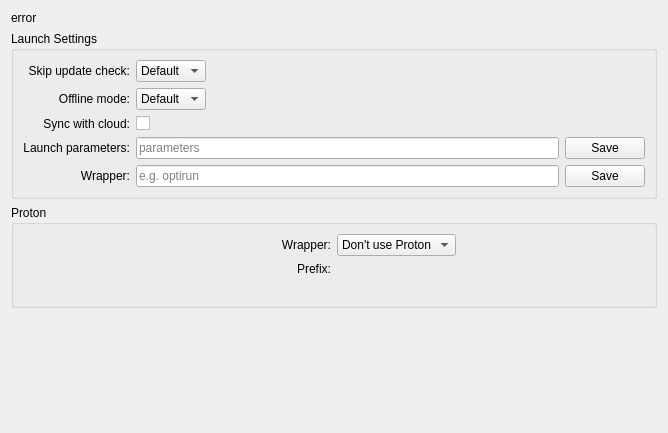
<?xml version="1.0" encoding="UTF-8"?>
<ui version="4.0">
 <class>GameSettings</class>
 <widget class="QWidget" name="GameSettings">
  <property name="geometry">
   <rect>
    <x>0</x>
    <y>0</y>
    <width>668</width>
    <height>433</height>
   </rect>
  </property>
  <property name="windowTitle">
   <string>Game Settings</string>
  </property>
  <layout class="QVBoxLayout" name="game_settings_layout">
   <item>
    <widget class="QLabel" name="title">
     <property name="text">
      <string notr="true">error</string>
     </property>
     <property name="textInteractionFlags">
      <set>Qt::LinksAccessibleByMouse|Qt::TextSelectableByMouse</set>
     </property>
    </widget>
   </item>
   <item>
    <widget class="QGroupBox" name="launch_settings_groupbox">
     <property name="title">
      <string>Launch Settings</string>
     </property>
     <layout class="QGridLayout" name="launch_settings_layout">
      <item row="3" column="0">
       <widget class="QLabel" name="launch_params_label">
        <property name="text">
         <string>Launch parameters:</string>
        </property>
        <property name="alignment">
         <set>Qt::AlignRight|Qt::AlignTrailing|Qt::AlignVCenter</set>
        </property>
       </widget>
      </item>
      <item row="0" column="1" alignment="Qt::AlignLeft">
       <widget class="QComboBox" name="skip_update">
        <item>
         <property name="text">
          <string>Default</string>
         </property>
        </item>
        <item>
         <property name="text">
          <string>Yes</string>
         </property>
        </item>
        <item>
         <property name="text">
          <string>No</string>
         </property>
        </item>
       </widget>
      </item>
      <item row="0" column="0">
       <widget class="QLabel" name="skip_update_label">
        <property name="text">
         <string>Skip update check:</string>
        </property>
        <property name="alignment">
         <set>Qt::AlignRight|Qt::AlignTrailing|Qt::AlignVCenter</set>
        </property>
       </widget>
      </item>
      <item row="1" column="0">
       <widget class="QLabel" name="offline_label">
        <property name="text">
         <string>Offline mode:</string>
        </property>
        <property name="alignment">
         <set>Qt::AlignRight|Qt::AlignTrailing|Qt::AlignVCenter</set>
        </property>
       </widget>
      </item>
      <item row="4" column="0">
       <widget class="QLabel" name="wrapper_label">
        <property name="text">
         <string>Wrapper:</string>
        </property>
        <property name="alignment">
         <set>Qt::AlignRight|Qt::AlignTrailing|Qt::AlignVCenter</set>
        </property>
       </widget>
      </item>
      <item row="1" column="1" alignment="Qt::AlignLeft">
       <widget class="QComboBox" name="offline">
        <item>
         <property name="text">
          <string>Default</string>
         </property>
        </item>
        <item>
         <property name="text">
          <string>Yes</string>
         </property>
        </item>
        <item>
         <property name="text">
          <string>No</string>
         </property>
        </item>
       </widget>
      </item>
      <item row="2" column="1" alignment="Qt::AlignLeft">
       <widget class="QCheckBox" name="cloud_sync">
        <property name="text">
         <string notr="true"/>
        </property>
       </widget>
      </item>
      <item row="2" column="0">
       <widget class="QLabel" name="cloud_sync_label">
        <property name="text">
         <string>Sync with cloud:</string>
        </property>
        <property name="alignment">
         <set>Qt::AlignRight|Qt::AlignTrailing|Qt::AlignVCenter</set>
        </property>
       </widget>
      </item>
      <item row="4" column="1">
       <widget class="QWidget" name="wrapper_widget" native="true">
        <layout class="QHBoxLayout" name="wrapper_layout">
         <property name="leftMargin">
          <number>0</number>
         </property>
         <property name="topMargin">
          <number>0</number>
         </property>
         <property name="rightMargin">
          <number>0</number>
         </property>
         <property name="bottomMargin">
          <number>0</number>
         </property>
         <item>
          <widget class="QLineEdit" name="wrapper">
           <property name="placeholderText">
            <string>e.g. optirun</string>
           </property>
          </widget>
         </item>
         <item>
          <widget class="QPushButton" name="wrapper_button">
           <property name="text">
            <string>Save</string>
           </property>
          </widget>
         </item>
        </layout>
       </widget>
      </item>
      <item row="3" column="1">
       <widget class="QWidget" name="launch_params_widget" native="true">
        <layout class="QHBoxLayout" name="launch_params_layout">
         <property name="leftMargin">
          <number>0</number>
         </property>
         <property name="topMargin">
          <number>0</number>
         </property>
         <property name="rightMargin">
          <number>0</number>
         </property>
         <property name="bottomMargin">
          <number>0</number>
         </property>
         <item>
          <widget class="QLineEdit" name="launch_params">
           <property name="placeholderText">
            <string>parameters</string>
           </property>
          </widget>
         </item>
         <item>
          <widget class="QPushButton" name="launch_params_button">
           <property name="text">
            <string>Save</string>
           </property>
          </widget>
         </item>
        </layout>
       </widget>
      </item>
     </layout>
    </widget>
   </item>
   <item>
    <widget class="QGroupBox" name="proton_groupbox">
     <property name="title">
      <string>Proton</string>
     </property>
     <layout class="QGridLayout" name="proton_layout">
      <item row="1" column="0">
       <widget class="QLabel" name="proton_prefix_label">
        <property name="text">
         <string>Prefix:</string>
        </property>
        <property name="alignment">
         <set>Qt::AlignRight|Qt::AlignTrailing|Qt::AlignVCenter</set>
        </property>
       </widget>
      </item>
      <item row="0" column="0">
       <widget class="QLabel" name="proton_wrapper_label">
        <property name="text">
         <string>Wrapper:</string>
        </property>
        <property name="alignment">
         <set>Qt::AlignRight|Qt::AlignTrailing|Qt::AlignVCenter</set>
        </property>
       </widget>
      </item>
      <item row="0" column="1" alignment="Qt::AlignLeft">
       <widget class="QComboBox" name="proton_wrapper">
        <item>
         <property name="text">
          <string>Don't use Proton</string>
         </property>
        </item>
       </widget>
      </item>
      <item row="1" column="1" rowspan="2">
       <layout class="QVBoxLayout" name="proton_prefix_layout"/>
      </item>
      <item row="2" column="0">
       <widget class="QLabel" name="proton_prefix_alignment_label">
        <property name="enabled">
         <bool>false</bool>
        </property>
        <property name="text">
         <string notr="true"/>
        </property>
       </widget>
      </item>
     </layout>
    </widget>
   </item>
   <item>
    <layout class="QVBoxLayout" name="linux_layout">
     <property name="spacing">
      <number>0</number>
     </property>
    </layout>
   </item>
   <item>
    <spacer name="game_settings_vspacer">
     <property name="orientation">
      <enum>Qt::Vertical</enum>
     </property>
     <property name="sizeHint" stdset="0">
      <size>
       <width>20</width>
       <height>40</height>
      </size>
     </property>
    </spacer>
   </item>
  </layout>
 </widget>
 <resources/>
 <connections/>
</ui>
